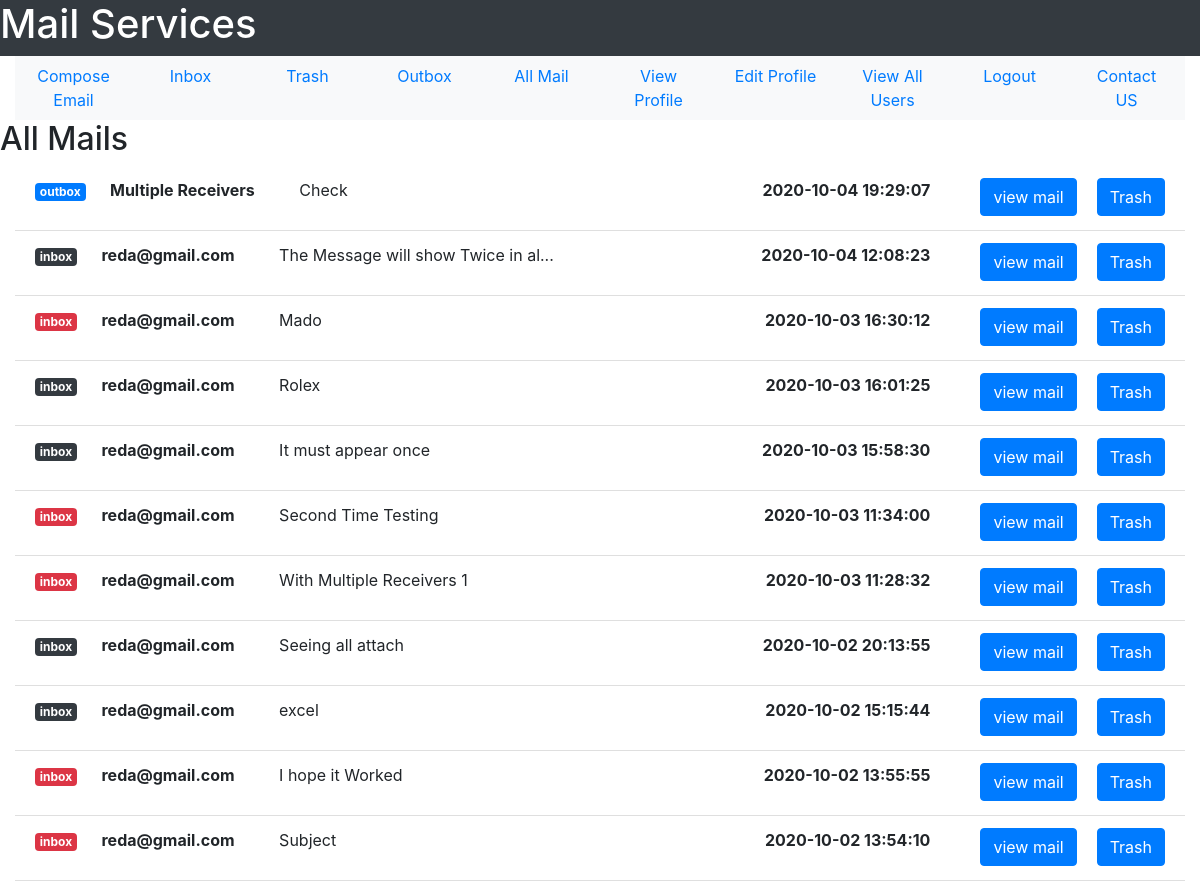
Page /all-mail (signed in, upper part) on the earlier database version.
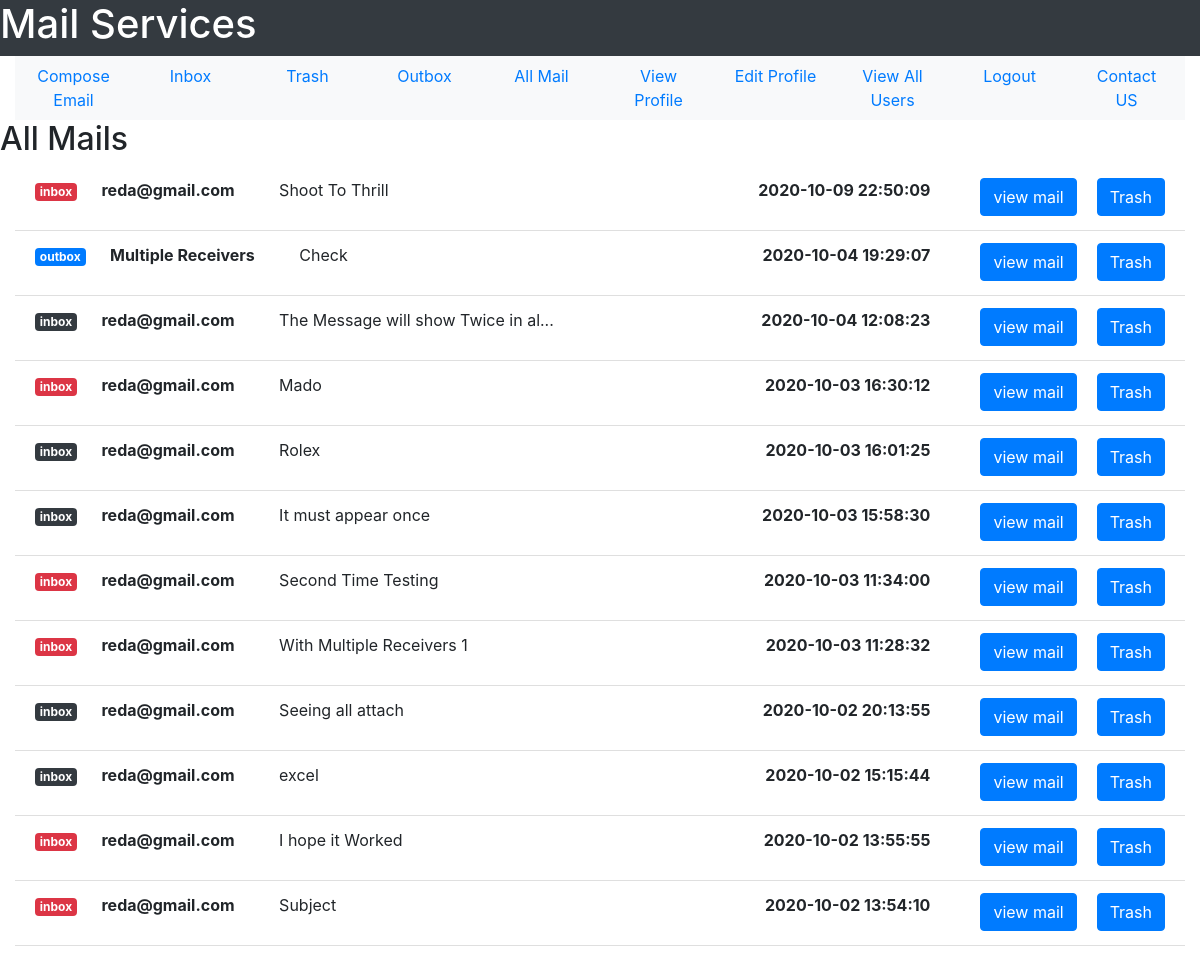
Same page on the later database version.
### tables this page shows
CREATE TABLE user(user_id INTEGER PRIMARY KEY, user_name TEXT NOT NULL, user_email TEXT NOT NULL, user_password TEXT  NOT NULL, user_gender TEXT NOT NULL, user_date_of_birth TEXT NOT NULL, user_city TEXT NOT NULL, user_country TEXT NOT NULL, user_contact INTEGER, user_account_creation_date TEXT NOT NULL, user_active INTEGER DEFAULT 0 CHECK(user_active == 1 OR user_active == 0), UNIQUE(user_email));

CREATE TABLE mail(mail_id INTEGER PRIMARY KEY, sender_id INTEGER NOT NULL, receiver_id INTEGER NOT NULL, mail_subject TEXT, mail_body TEXT,  mail_date TEXT NOT NULL,mail_seen INTEGER DEFAULT 0 CHECK(mail_seen == 0 OR mail_seen == 1), sender_trashed INTEGER DEFAULT 0 CHECK(sender_trashed == 0 OR sender_trashed == 1), receiver_trashed INTEGER DEFAULT 0 CHECK(receiver_trashed == 0 OR receiver_trashed == 1), multiple_receivers INTEGER DEFAULT 0 CHECK(multiple_receivers == 0 OR multiple_receivers == 1), FOREIGN KEY(sender_id, receiver_id) REFERENCES user(user_id, user_id));

### User/User_Mail/user_mail.py (the view)
@user_mail_bp.route("/all-mail")
def see_all_mail():
    inbox = return_inbox(get_user_id(session["email"]))
    outbox = return_outbox(get_user_id(session["email"]))
    all_mail = sort_mails(inbox + outbox)
    return render_template("User_Mail/view_all_mail.html", all_mail = all_mail, user_email = session['email'])

### User/User_Mail/user_mail.py (called while the page is built)
def get_user_id(user_email):
    sqlite_connection = sqlite3.connect('MAIL_DB.db')
    select_user_query = """SELECT user_id FROM user WHERE user_email = ?;"""
    select_user_query_data = (user_email,)
    user_record = sqlite_connection.execute(select_user_query, select_user_query_data)
    user_id = 0
    for data in user_record:
        user_id = data[0]
    sqlite_connection.close()
    return user_id

def get_user_email(user_id):
    sqlite_connection = sqlite3.connect('MAIL_DB.db')
    select_user_query = """SELECT user_email FROM user WHERE user_id = ?;"""
    select_user_query_data = (user_id,)
    user_record = sqlite_connection.execute(select_user_query, select_user_query_data)
    user_email = ""
    for data in user_record:
        user_email = data[0]
    sqlite_connection.close()
    return user_email

def remove_milli_seconds(full_date):
    date = datetime.strptime(full_date, '%Y-%m-%d %H:%M:%S.%f')
    return date.strftime('%Y-%m-%d %H:%M:%S')

### User/User_Mail/templates/User_Mail/view_all_mail.html (shortened to what the changed rows need)
<!DOCTYPE html>
<html lang = "en">
    <head>
        <link rel="stylesheet" href="https://maxcdn.bootstrapcdn.com/bootstrap/4.5.2/css/bootstrap.min.css">
    </head>
    <body>
        <div class = "container-fluid">
            <div class = "row bg-dark text-white">
                <h1>Mail Services</h1>
            </div>
            <div class = "row">
                <h2>All Mails</h2>
            </div>
            <div>
                <ul class = "list-group list-group-flush">
                    {% for user_mail in all_mail %}
                        {% if user_mail["receiver_mail"] == user_email %}
                            <li class = "list-group-item">
                                <p>
                                    {% if user_mail["mail_seen"] %}
                                        <span class = "badge badge-dark">inbox</span>
                                    {% else %}
                                        <span class = "badge badge-danger">inbox</span>
                                    {% endif %}
                                    <strong style = "margin: 20px;">{{user_mail["sender_mail"]}}</strong>
                                    <span style = "margin: 20px;" id = "mailSubject">{{user_mail["mail_subject"]}}</span>
                                    <a href = "{{url_for('user_mail_bp.all_mail_to_trash', mail_id = user_mail['mail_id'], trash_identity = 1)}}"
                                    class = "btn btn-primary float-right" style = "margin-left: 20px;">Trash</a>
                                    <a href = "{{url_for('user_mail_bp.view_mail', mail_id = user_mail['mail_id'])}}" class = "btn btn-primary float-right">view mail</a>
                                    <strong style = "margin-right: 50px;" class = "float-right">{{user_mail["mail_date"]}}</strong>
                                </p>
                            </li>
                        {% endif %}
                    {% endfor %}
                </ul>
                </div>
        </div>
    </body>
</html>

Differences in the rows shown:
added mail: mail_subject "Shoot To Thrill"
Other differences:
new list line: "inbox Trash view mail 2020-10-09 22:50:09"
new list line: "reda@gmail.com"
